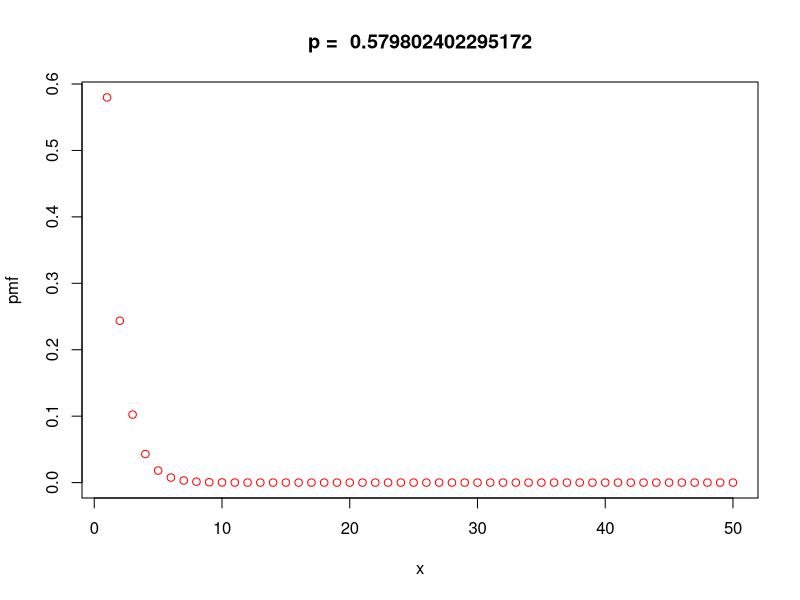
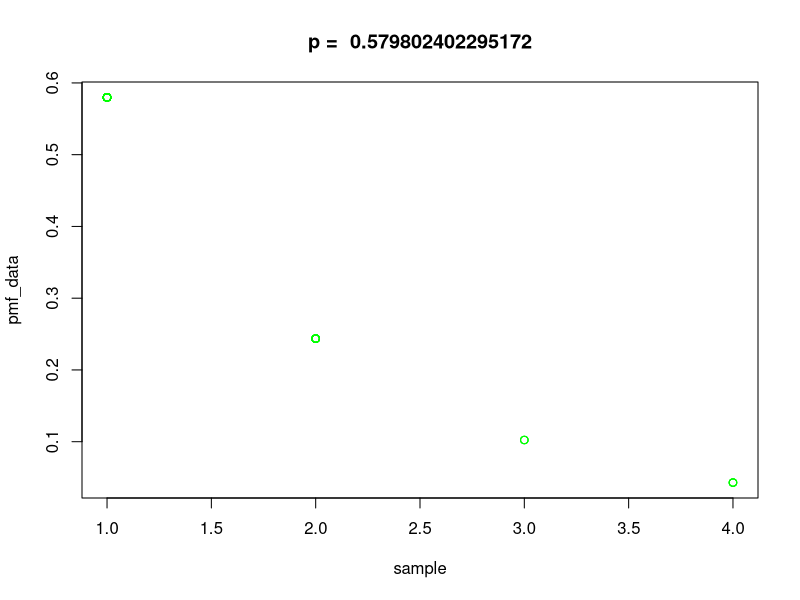

Reproduce these figures in R, in order.
sample<-c()
pmf<-c()
pmf_data<-c()
p<-runif(1)
x<-c()
cat("Randomly generated probabilities \"p\" and \"q\" are: ",p," ",1-p," respectively !!\n")
q<-1-p
count<-50
for(i in 1:count){
	u<-runif(1)
	sample[i]<-floor(log(u)/log(q))+1
	pmf[i]<-q**(i-1)-q**i
	pmf_data[i]<-p*(q**(sample[i]-1))
	x[i]<-i
}
png("question1-pmf--perfect.png")
plot(x,pmf,col="red",main=paste("p = ", toString(p)))
png("question1-pmf-based_on_data.png")
plot(sample,pmf_data,col="green",main=paste("p = ", toString(p)))
cat("Mean is: ",mean(sample),"\n")
cat("Variance is: ",var(sample),"\n")
